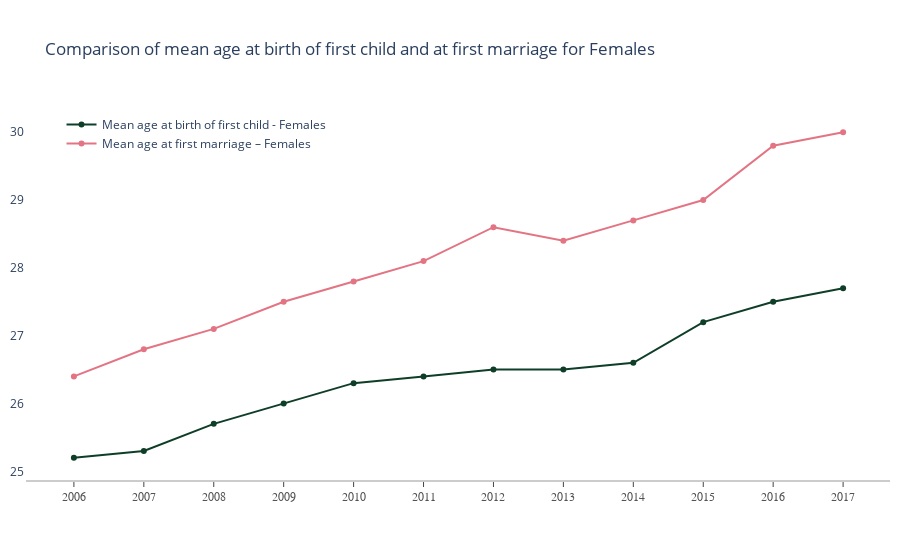

Notebook code cell kept with this figure:
### Code cell
fig = go.Figure()
fig = make_subplots()

fig.add_trace(go.Scatter(x=np.array(df_children11.columns[1:]), y=df_children11.iloc[0:,1:].values[0].astype(float),
                    mode='lines+markers',
                    name='Mean age at birth of first child - Females',
                    line_color='rgb(15,62,40)'))

fig.add_trace(go.Scatter(x=df_marriage_2[df_marriage_2['TIME'] >=2006][df_marriage_2['TIME'] <=2017]['TIME'], 
                         y=df_marriage_2[df_marriage_2['TIME'] >=2006][df_marriage_2['TIME'] <=2017]['Mean age at first marriage – Females'],
                    mode='lines+markers',
                    name='Mean age at first marriage – Females',
                    line_color='rgb(227, 116, 131)'))


fig.update_layout(
    xaxis=dict(
        showline=True,
        showgrid=False,
        showticklabels=True,
        type = 'category',
        linecolor='rgb(204, 204, 204)',
        linewidth=2,
        ticks='outside',
        tickfont=dict(
            family='Arial',
            size=12,
            color='rgb(82, 82, 82)',
        ),
    ),
    yaxis=dict(
        showgrid=True,
        zeroline=True,
        showline=True,
        showticklabels=True,
    ),
    autosize=True,
    margin=dict(
        autoexpand=True,
        l=20,
        r=10,
        t=110,
    ),
    showlegend=True,
    legend=dict(x=0.04, y=1.),
    plot_bgcolor='white',
    title = 'Comparison of mean age at birth of first child and at first marriage for Females'
)

fig.show()

### Figure 1 — Plotly figure (JSON) as saved in the notebook; plotly's stock layout.template omitted (floating-point values rounded to 4 significant figures)
{"data": [{"line": {"color": "rgb(15,62,40)"}, "mode": "lines+markers", "name": "Mean age at birth of first child - Females", "type": "scatter", "x": ["2006", "2007", "2008", "2009", "2010", "2011", "2012", "2013", "2014", "2015", "2016", "2017"], "y": [25.2, 25.3, 25.7, 26, 26.3, 26.4, 26.5, 26.5, 26.6, 27.2, 27.5, 27.7]}, {"line": {"color": "rgb(227, 116, 131)"}, "mode": "lines+markers", "name": "Mean age at first marriage – Females", "type": "scatter", "x": [2006, 2007, 2008, 2009, 2010, 2011, 2012, 2013, 2014, 2015, 2016, 2017], "y": [26.4, 26.8, 27.1, 27.5, 27.8, 28.1, 28.6, 28.4, 28.7, 29, 29.8, 30]}], "layout": {"autosize": true, "legend": {"x": 0.04, "y": 1}, "margin": {"autoexpand": true, "l": 20, "r": 10, "t": 110}, "plot_bgcolor": "white", "showlegend": true, "title": {"text": "Comparison of mean age at birth of first child and at first marriage for Females"}, "xaxis": {"anchor": "y", "domain": [0, 1], "linecolor": "rgb(204, 204, 204)", "linewidth": 2, "showgrid": false, "showline": true, "showticklabels": true, "tickfont": {"color": "rgb(82, 82, 82)", "family": "Arial", "size": 12}, "ticks": "outside", "type": "category"}, "yaxis": {"anchor": "x", "domain": [0, 1], "showgrid": true, "showline": true, "showticklabels": true, "zeroline": true}}}
